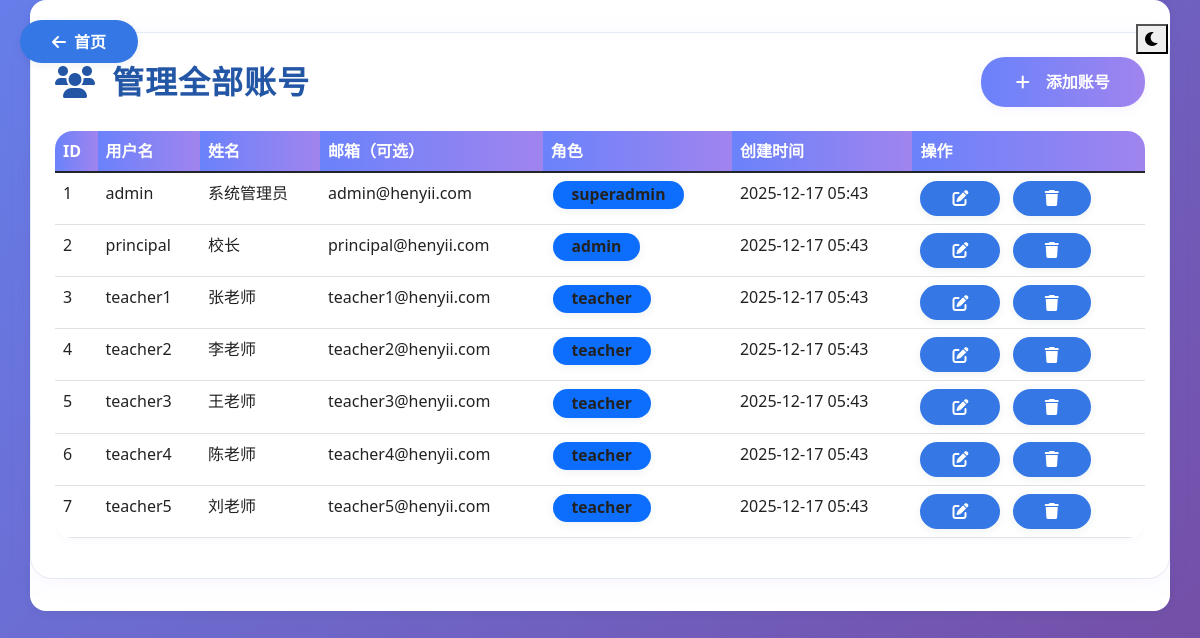
/user_list.php (signed in), run on the app's committed database.
### tables this page shows
CREATE TABLE users (
    id INT AUTO_INCREMENT PRIMARY KEY,
    username VARCHAR(50) UNIQUE NOT NULL,
    password VARCHAR(255) NOT NULL,
    role ENUM('admin', 'teacher', 'superadmin') NOT NULL DEFAULT 'teacher',
    language VARCHAR(10) DEFAULT 'zh',
    email VARCHAR(255),
    name VARCHAR(100),
    created_at TIMESTAMP DEFAULT CURRENT_TIMESTAMP,
    last_login TIMESTAMP NULL,
    reset_token VARCHAR(64),
    reset_token_expires DATETIME,
    INDEX idx_username (username),
    INDEX idx_role (role),
    INDEX idx_email (email)
);

### src/models/User.php (called while the page is built, shortened)
<?php
require_once __DIR__ . '/../../config/database.php';
class User {
    public static function all() {
        global $pdo;
        $stmt = $pdo->query('SELECT * FROM users ORDER BY id');
        return $stmt->fetchAll();
    }
    public static function getAllUsers() {
        return self::all();
    }
}

### user_list.php (the view, shortened to what this page needs)
<?php
require_once '../src/models/User.php';
$user = new User();
$users = $user->getAllUsers();
$lang = $_SESSION['lang'] ?? 'zh';
$langArr = require __DIR__ . '/lang/' . $lang . '.php';
?>
<!DOCTYPE html>
<html lang="<?php echo $lang; ?>">
<head>
    <link href="https://cdn.jsdelivr.net/npm/bootstrap@5.1.3/dist/css/bootstrap.min.css" rel="stylesheet">
    <link href="https://cdnjs.cloudflare.com/ajax/libs/font-awesome/6.0.0/css/all.min.css" rel="stylesheet">
    <link rel="stylesheet" href="style.css">
</head>
<body>
    <button class="night-toggle" id="nightToggleBtn" title="夜间/白天模式" style="position:fixed;top:24px;right:32px;z-index:1000;">
        <i class="fas fa-moon"></i>
    </button>
    <div class="back-btn">
        <a href="dashboard.php" class="btn btn-outline-light">
            <i class="fas fa-arrow-left"></i> <?php echo $langArr['home'] ?? '返回首页'; ?>
        </a>
    </div>
    <div class="container main-container">
        <div class="content-card p-4">
            <div class="d-flex justify-content-between align-items-center mb-4">
                <h2 class="mb-0">
                    <i class="fas fa-users me-3"></i><?php echo $langArr['user_manage'] ?? '用户管理'; ?>
                </h2>
                <a href="user_add.php" class="btn btn-success btn-custom">
                    <i class="fas fa-plus me-2"></i><?php echo $langArr['add_user'] ?? '添加用户'; ?>
                </a>
            </div>
            <div class="table-responsive">
                <table class="table table-hover table-custom">
                    <thead>
                        <tr>
                            <th>ID</th>
                            <th><?php echo $langArr['username'] ?? '用户名'; ?></th>
                            <th><?php echo $langArr['name'] ?? '姓名'; ?></th>
                            <th><?php echo $langArr['email'] ?? '邮箱'; ?></th>
                            <th><?php echo $langArr['role'] ?? '角色'; ?></th>
                            <th><?php echo $langArr['created_at'] ?? '创建时间'; ?></th>
                            <th><?php echo $langArr['action'] ?? '操作'; ?></th>
                        </tr>
                    </thead>
                    <tbody>
                        <?php foreach ($users as $user): ?>
                        <tr>
                            <td><?php echo htmlspecialchars($user['id']); ?></td>
                            <td><?php echo htmlspecialchars($user['username']); ?></td>
                            <td><?php echo htmlspecialchars($user['name'] ?? ''); ?></td>
                            <td><?php echo htmlspecialchars($user['email'] ?? ''); ?></td>
                            <td>
                                <span class="badge bg-primary"><?php echo htmlspecialchars($user['role']); ?></span>
                            </td>
                            <td><?php echo date('Y-m-d H:i', strtotime($user['created_at'])); ?></td>
                            <td>
                                <a href="user_edit.php?id=<?php echo $user['id']; ?>" class="btn btn-sm btn-outline-primary me-2">
                                    <i class="fas fa-edit"></i>
                                </a>
                                <a href="user_delete.php?id=<?php echo $user['id']; ?>" class="btn btn-sm btn-outline-danger"
                                   onclick="return confirm('<?php echo $langArr['confirm_delete_user'] ?? '确定要删除这个用户吗？'; ?>')">
                                    <i class="fas fa-trash"></i>
                                </a>
                            </td>
                        </tr>
                        <?php endforeach; ?>
                    </tbody>
                </table>
            </div>
        </div>
    </div>
</body>
</html>

### style.css (style rules this page uses)
:root { --primary: #3578e5; --primary-light: #eaf2fb; --primary-dark: #2456a6; --success: #43b97f; --danger: #e35d6a; --warning: #ffd966; --info: #5bc0de; --gray: #f5f6fa; --gray-dark: #6c757d; --white: #fff; --border-radius: 16px; --shadow: 0 2px 8px rgba(44,62,80,0.08); --shadow-hover: 0 4px 16px rgba(44,62,80,0.13); --transition: all 0.18s cubic-bezier(.4,2,.6,1); }
body { background: var(--gray); color: #222; font-family: 'Montserrat', Arial, sans-serif; font-size: 1rem; }
.container, .main-card, .card, .stats-card, .feature-card, .welcome-card { background: var(--white); border-radius: var(--border-radius); box-shadow: var(--shadow); padding: 2rem 1.5rem; margin-bottom: 2rem; transition: var(--transition); }
.btn, .btn-feature, .approval-btn { border: none; border-radius: 2em; font-weight: 600; font-size: 1rem; padding: 0.6em 2em; background: var(--primary); color: #fff; box-shadow: var(--shadow); transition: var(--transition); outline: none; display: inline-flex; align-items: center; gap: 0.5em; }
.btn-success, .approval-btn.approve { background: var(--success); }
.table { background: var(--white); border-radius: var(--border-radius); box-shadow: var(--shadow); overflow: hidden; }
.table th { background: var(--primary-light); color: var(--primary-dark); font-weight: 700; }
.table td { background: var(--white); color: #222; }
.approval-badge, .badge { display: inline-block; padding: 0.4em 1.2em; border-radius: 1.2em; font-weight: 600; font-size: 0.98rem; margin: 0 2px; background: var(--gray); color: #222; box-shadow: var(--shadow); transition: var(--transition); }
h1, h2, h3, h4, h5 { color: var(--primary-dark); font-weight: 700; letter-spacing: 1px; }
.card, .main-card, .feature-card, .stats-card, .welcome-card, .table, .btn, .btn-feature, .approval-btn { transition: var(--transition); }

### user_list.php (style rules this page uses)
body { background: linear-gradient(135deg, #667eea 0%, #764ba2 100%); min-height: 100vh; font-family: 'Segoe UI', Tahoma, Geneva, Verdana, sans-serif; }
.main-container { padding: 2rem 0; }
.content-card { background: #fff; border-radius: 22px; box-shadow: 0 4px 24px rgba(160,132,238,0.08); border: 1px solid #e3eaf2; }
.btn-custom { border-radius: 24px; padding: 0.8rem 2.2rem; font-weight: 600; border: none; background: linear-gradient(90deg, #6a82fb 0%, #a084ee 100%); color: #fff; box-shadow: 0 2px 12px rgba(160,132,238,0.10); transition: background 0.2s, box-shadow 0.2s, transform 0.2s; display: flex; align-items: center; gap: 8px; }
.table-custom { border-radius: 18px; overflow: hidden; box-shadow: 0 2px 8px rgba(160,132,238,0.06); }
.table-custom th { background: linear-gradient(90deg, #6a82fb 0%, #a084ee 100%); color: #fff; border: none; font-weight: 600; }
.back-btn { position: fixed; top: 20px; left: 20px; z-index: 1000; }

### data on the page
users: id "1", username "admin", name "系统管理员", email "admin@henyii.com", role "superadmin", created_at "2025-12-17 05:43"
users: id "2", username "principal", name "校长", email "principal@henyii.com", role "admin", created_at "2025-12-17 05:43"
users: id "3", username "teacher1", name "张老师", email "teacher1@henyii.com", role "teacher", created_at "2025-12-17 05:43"
users: id "4", username "teacher2", name "李老师", email "teacher2@henyii.com", role "teacher", created_at "2025-12-17 05:43"
users: id "5", username "teacher3", name "王老师", email "teacher3@henyii.com", role "teacher", created_at "2025-12-17 05:43"
users: id "6", username "teacher4", name "陈老师", email "teacher4@henyii.com", role "teacher", created_at "2025-12-17 05:43"
users: id "7", username "teacher5", name "刘老师", email "teacher5@henyii.com", role "teacher", created_at "2025-12-17 05:43"

### other printed values
$langArr['home'] "首页"
$langArr['user_manage'] "管理全部账号"
$langArr['add_user'] "添加账号"
$langArr['username'] "用户名"
$langArr['name'] "姓名"
$langArr['email'] "邮箱（可选）"
$langArr['role'] "角色"
$langArr['created_at'] "创建时间"
$langArr['action'] "操作"
